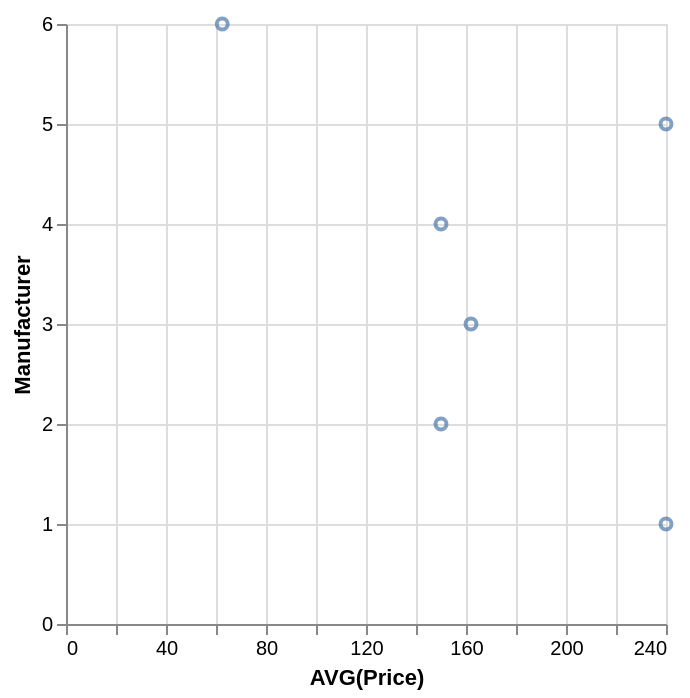

Here is the Vega-Lite specification saved for this chart:
### Vega-Lite specification from a JSON file in a GitHub repository (floating-point values rounded to 4 significant figures)
{"data": {"values": [{"x_data": 240, "y_data": 1}, {"x_data": 150, "y_data": 2}, {"x_data": 162, "y_data": 3}, {"x_data": 150, "y_data": 4}, {"x_data": 240, "y_data": 5}, {"x_data": 62.5, "y_data": 6}]}, "mark": "point", "encoding": {"x": {"field": "x_data", "type": "quantitative", "title": "AVG(Price)"}, "y": {"field": "y_data", "type": "quantitative", "title": "Manufacturer"}}}
